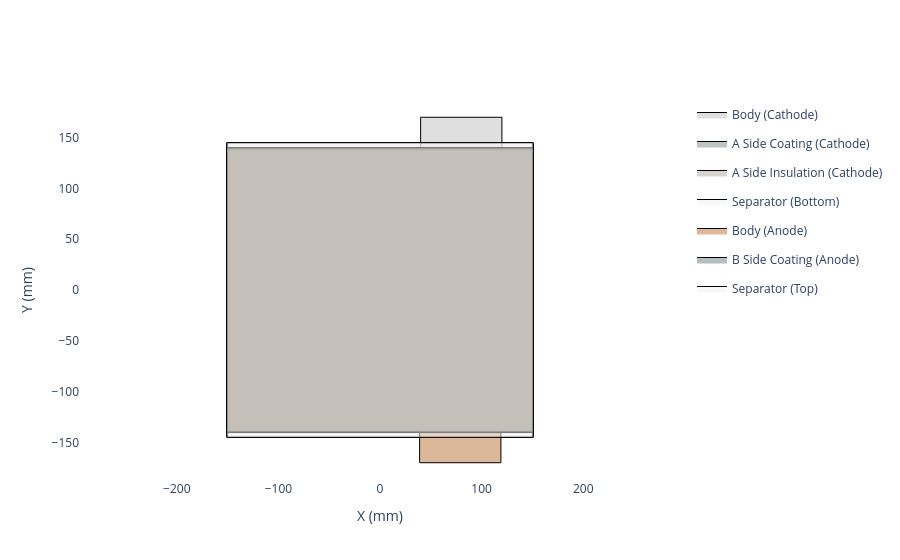

The notebook cell saved with this chart:
### Code cell
# create the layup 

separator = ocd.Separator(
    material=separator_material, 
    thickness=12,
    width = 290,
)

my_layup = ocd.ZFoldMonoLayer(
    cathode=my_cathode,
    anode=my_anode,
    separator=separator,
    electrode_orientation='transverse'
)

my_layup.get_top_down_view().show()

### Figure 1 — Plotly figure (JSON) as saved in the notebook; plotly's stock layout.template omitted (floating-point values rounded to 4 significant figures)
{"data": [{"fill": "toself", "fillcolor": "rgba(192, 192, 192, 0.5)", "legendgroup": "Body (Cathode) (Cathode)", "line": {"color": "black", "width": 1}, "mode": "lines", "name": "Body (Cathode)", "showlegend": true, "type": "scatter", "x": [-150.0, -150.0, 40.0, 40.0, 120.0, 120.0, 150.0, 150.0, -150.0], "y": [-140.0, 140.0, 140.0, 170.0, 170.0, 140.0, 140.0, -140.0, -140.0]}, {"fill": "toself", "fillcolor": "rgba(127, 142, 134, 0.5)", "legendgroup": "A Side Coating (Cathode) (Cathode)", "line": {"color": "black", "width": 1}, "mode": "lines", "name": "A Side Coating (Cathode)", "type": "scatter", "x": [-150.0, -150.0, 40.0, 40.0, 120.0, 120.0, 150.0, 150.0, -150.0, -150.0, -150.0, 40.0, 40.0, 120.0, 120.0, 150.0, 150.0, -150.0], "y": [-140.0, 138.0, 138.0, 138.0, 138.0, 138.0, 138.0, -140.0, -140.0, -140.0, 138.0, 138.0, 138.0, 138.0, 138.0, 138.0, -140.0, -140.0]}, {"fill": "toself", "fillcolor": "rgba(176, 169, 159, 0.5)", "legendgroup": "A Side Insulation (Cathode) (Cathode)", "line": {"color": "black", "width": 1}, "mode": "lines", "name": "A Side Insulation (Cathode)", "type": "scatter", "x": [-150.0, -150.0, 150.0, 150.0, -150.0, -150.0, -150.0, 150.0, 150.0, -150.0], "y": [138.0, 140.0, 140.0, 138.0, 138.0, 138.0, 140.0, 140.0, 138.0, 138.0]}, {"fill": "toself", "fillcolor": "rgba(242, 242, 242, 0.5)", "legendgroup": "Separator_bottom", "line": {"color": "black", "width": 1}, "mode": "lines", "name": "Separator (Bottom)", "showlegend": true, "type": "scatter", "x": [-150.0, -150.0, 150.0, 150.0, -150.0], "y": [-145.0, 145.0, 145.0, -145.0, -145.0]}, {"fill": "toself", "fillcolor": "rgba(184, 115, 51, 0.5)", "legendgroup": "Body (Anode) (Anode)", "line": {"color": "black", "width": 1}, "mode": "lines", "name": "Body (Anode)", "showlegend": true, "type": "scatter", "x": [-151.0, -151.0, 39.0, 39.0, 119.0, 119.0, 151.0, 151.0, -151.0], "xaxis": "x", "y": [140.0, -140.0, -140.0, -170.0, -170.0, -140.0, -140.0, 140.0, 140.0], "yaxis": "y"}, {"fill": "toself", "fillcolor": "rgba(111, 127, 128, 0.5)", "legendgroup": "B Side Coating (Anode) (Anode)", "line": {"color": "black", "width": 1}, "mode": "lines", "name": "B Side Coating (Anode)", "type": "scatter", "x": [-151.0, -151.0, 39.0, 39.0, 119.0, 119.0, 151.0, 151.0, -151.0, -151.0, -151.0, 39.0, 39.0, 119.0, 119.0, 151.0, 151.0, -151.0], "xaxis": "x", "y": [140.0, -140.0, -140.0, -140.0, -140.0, -140.0, -140.0, 140.0, 140.0, 140.0, -140.0, -140.0, -140.0, -140.0, -140.0, -140.0, 140.0, 140.0], "yaxis": "y"}, {"fill": "toself", "fillcolor": "rgba(242, 242, 242, 0.5)", "legendgroup": "Separator_top", "line": {"color": "black", "width": 1}, "mode": "lines", "name": "Separator (Top)", "showlegend": true, "type": "scatter", "x": [-151.0, -151.0, 151.0, 151.0, -151.0], "y": [-145.0, 145.0, 145.0, -145.0, -145.0]}], "layout": {"paper_bgcolor": "white", "plot_bgcolor": "white", "xaxis": {"range": [-166.1, 166.1], "scaleanchor": "y", "title": {"text": "X (mm)"}, "zeroline": false}, "yaxis": {"range": [-187, 187], "title": {"text": "Y (mm)"}, "zeroline": false}}}
